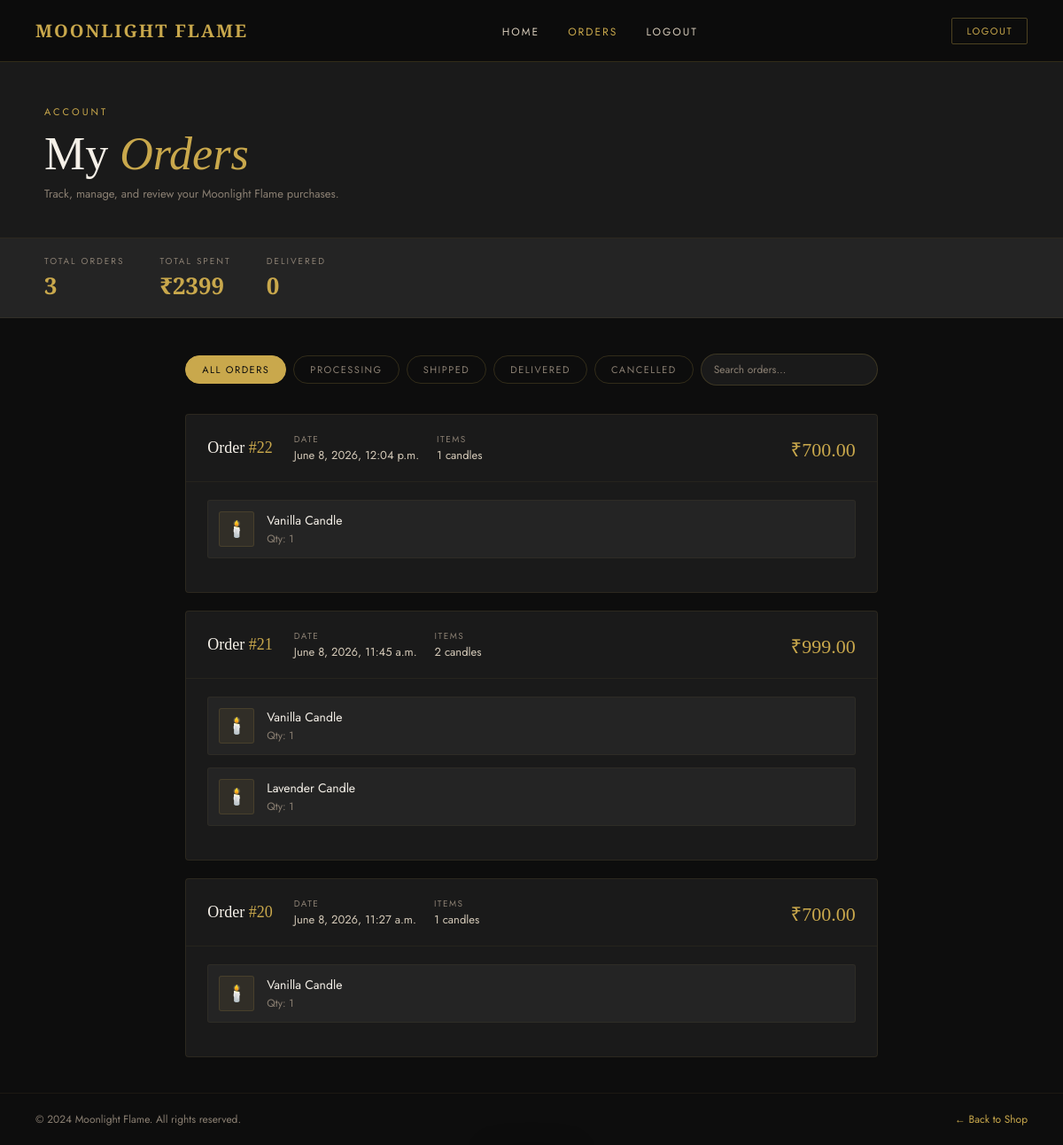
/orders/ (signed in), run on an earlier commit of the app's database.
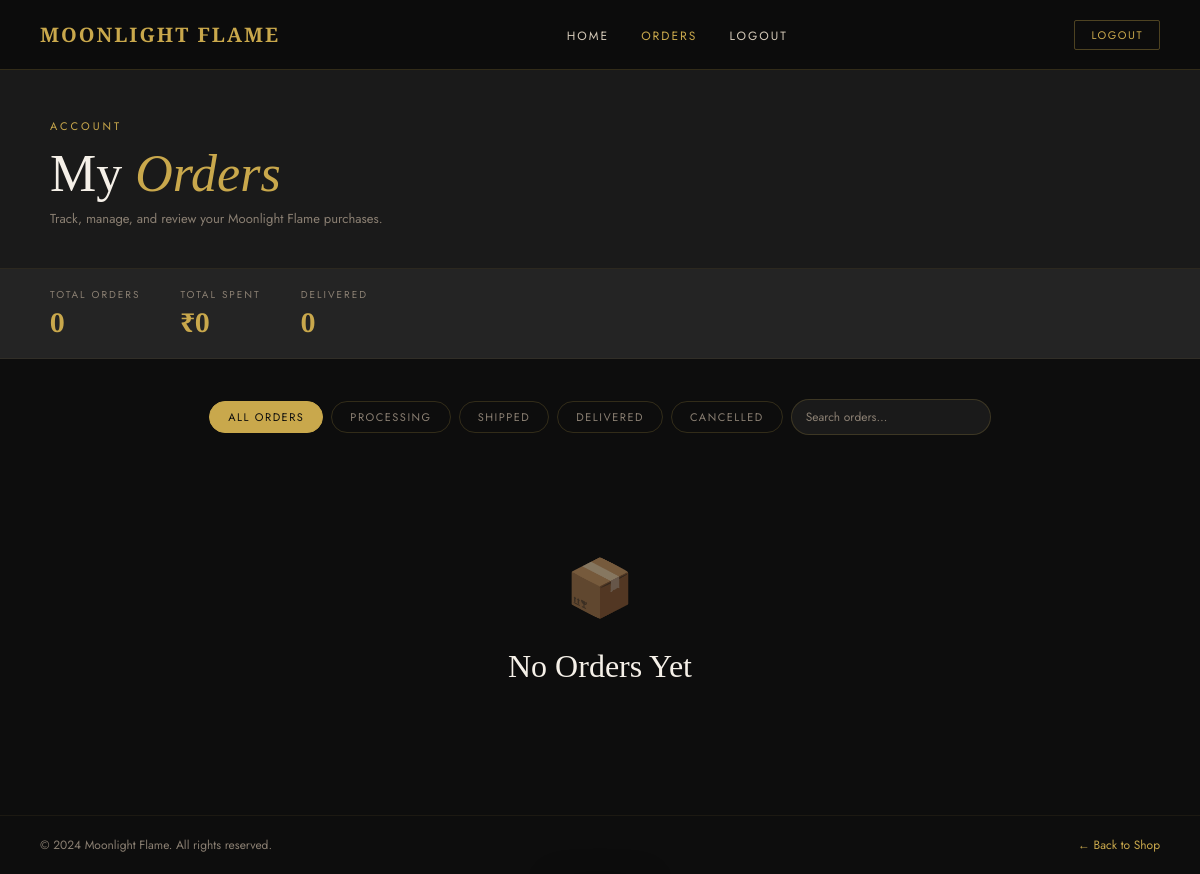
And on a later commit of the database.
### store/models.py (models this page shows, shortened)
class Order(models.Model):
    user = models.ForeignKey(User, on_delete=models.CASCADE)
    created_at = models.DateTimeField(auto_now_add=True)
    total_price = models.DecimalField(max_digits=10, decimal_places=2, default=0)

class OrderItem(models.Model):
    order = models.ForeignKey(Order, on_delete=models.CASCADE)
    candle = models.ForeignKey(Candle, on_delete=models.CASCADE)
    quantity = models.IntegerField(default=1)

class Candle(models.Model):
    name = models.CharField(max_length=200)
    description = models.TextField()
    price = models.DecimalField(max_digits=10, decimal_places=2)
    stock = models.IntegerField(default=0)
    image = models.ImageField(upload_to='candles/')
    category = models.CharField(max_length=100, default="General")

### store/views.py (the view)
# urls.py: path('orders/', orders, name='orders'),
@login_required
def orders(request):
    user_orders = Order.objects.filter(
        user=request.user
    ).order_by('-created_at')
    total_spent = (
        user_orders.aggregate(
            Sum('total_price')
        )['total_price__sum']
        or 0
    )
    return render(
        request,
        'home/orders.html',
        {
            'orders': user_orders,
            'total_spent': total_spent
        }
    )

### Templates/home/orders.html (shortened to what this page needs)
<!DOCTYPE html>
<html lang="en">
<head>
</head>
<body>
<nav>
  <div class="nav-logo">
    <span class="nav-logo-text">Moonlight Flame</span>
  </div>
  <ul class="nav-links">
    <li><a href="{% url 'products' %}">Home</a></li>
    <li><a href="{% url 'orders' %}"class="active">Orders</a></li>
    <li><a href="{% url 'logout' %}">Logout</a></li>
  </ul>
  <button class="nav-logout" onclick="window.location.href='{% url 'logout' %}'">Logout</button>
</nav>
<div class="page-header">
  <div class="page-header-inner">
    <p class="page-eyebrow">Account</p>
    <h1 class="page-title">My <em>Orders</em></h1>
    <p class="page-sub">Track, manage, and review your Moonlight Flame purchases.</p>
  </div>
</div>
<div class="stats-strip">
  <div class="stats-inner">
    <div class="stat">
      <span class="stat-label">Total Orders</span>
      <span class="stat-value">
        {{ orders.count }}
    </span>
    </div>
    <div class="stat">
      <span class="stat-label">Total Spent</span>
      <span class="stat-value">
        ₹{{ total_spent }}
    </span>
    </div>
    <div class="stat">
      <span class="stat-label">Delivered</span>
      <span class="stat-value" id="statDelivered">0</span>
    </div>
  </div>
</div>
<div class="main">
  <div class="filter-bar">
    <button class="filter-tab active" onclick="filterOrders('all',this)">All Orders</button>
    <button class="filter-tab" onclick="filterOrders('Processing',this)">Processing</button>
    <button class="filter-tab" onclick="filterOrders('Shipped',this)">Shipped</button>
    <button class="filter-tab" onclick="filterOrders('Delivered',this)">Delivered</button>
    <button class="filter-tab" onclick="filterOrders('Cancelled',this)">Cancelled</button>
    <div class="filter-bar-right">
      <input class="search-mini" id="searchOrders" type="text" placeholder="Search orders…" oninput="searchOrdersFn(this.value)">
    </div>
  </div>
  <div class="orders-list">
{% for order in orders %}
<div class="order-card expanded">
    <div class="order-head">
        <div>
            <div class="order-id">
                Order <span>#{{ order.id }}</span>
            </div>
        </div>
        <div class="order-meta">
            <div class="order-meta-item">
                <span class="order-meta-label">Date</span>
                <span class="order-meta-value">
                    {{ order.created_at }}
                </span>
            </div>
            <div class="order-meta-item">
                <span class="order-meta-label">Items</span>
                <span class="order-meta-value">
                    {{ order.orderitem_set.count }} candles
                </span>
            </div>
        </div>
        <span class="order-total">
            ₹{{ order.total_price }}
        </span>
    </div>
    <div class="order-body">
        <div class="order-items">
            {% for item in order.orderitem_set.all %}
            <div class="order-item">
                <div class="order-item-icon">
                    🕯️
                </div>
                <div class="order-item-info">
                    <div class="order-item-name">
                        {{ item.candle.name }}
                    </div>
                    <div class="order-item-qty">
                        Qty: {{ item.quantity }}
                    </div>
                </div>
            </div>
            {% endfor %}
        </div>
    </div>
</div>
{% empty %}
<div class="empty-state">
    <div class="empty-icon">📦</div>
    <h2 class="empty-title">No Orders Yet</h2>
</div>
{% endfor %}
</div>
</div>
<div class="page-footer">
  <span>© 2024 Moonlight Flame. All rights reserved.</span>
  <a href="{% url 'products' %}"style="color:var(--gold)">← Back to Shop</a>
</div>
</body>
</html>

### Templates/home/orders.html (style rules this page uses)
* { margin:0;padding:0;box-sizing:border-box }
:root { --gold:#c9a84c;--gold-light:#e8d5a3; --dark:#0d0d0d;--dark2:#1a1a1a;--dark3:#242424; --cream:#f5f0e8; --red:#b91c1c; --text-light:#d4c9b8;--text-muted:#8a7f72; --green:#4ade80; --purple:#7c3aed; }
body { font-family:'Jost',sans-serif;background:var(--dark);color:var(--cream);min-height:100vh;display:flex;flex-direction:column }
a { color:inherit;text-decoration:none }
nav { position:sticky;top:0;z-index:100;background:rgba(13,13,13,0.97);backdrop-filter:blur(20px);border-bottom:1px solid rgba(201,168,76,0.2);padding:0 40px;display:flex;align-items:center;justify-content:space-between;height:70px }
.nav-logo-text { font-family:'Cormorant Garamond',serif;font-size:20px;font-weight:600;letter-spacing:2px;color:var(--gold);text-transform:uppercase }
.nav-links { display:flex;gap:32px;list-style:none }
.nav-links a { font-size:12px;letter-spacing:2px;text-transform:uppercase;color:var(--text-light);transition:color 0.3s }
.nav-links a:hover,.nav-links a.active { color:var(--gold) }
.nav-logout { background:none;border:1px solid rgba(201,168,76,0.35);color:var(--gold);padding:6px 16px;border-radius:2px;font-family:'Jost',sans-serif;font-size:11px;letter-spacing:1.5px;text-transform:uppercase;cursor:pointer;transition:all 0.2s }
.page-header { background:var(--dark2);border-bottom:1px solid rgba(201,168,76,0.1);padding:48px 40px 40px }
.page-header-inner { max-width:1100px;margin:0 auto }
.page-eyebrow { font-size:11px;letter-spacing:3px;text-transform:uppercase;color:var(--gold);margin-bottom:10px }
.page-title { font-family:'Cormorant Garamond',serif;font-size:clamp(32px,5vw,52px);font-weight:300;margin-bottom:6px }
.page-title em { color:var(--gold);font-style:italic }
.page-sub { font-size:13px;color:var(--text-muted) }
.stats-strip { background:var(--dark3);border-bottom:1px solid rgba(201,168,76,0.08);padding:18px 40px }
.stats-inner { max-width:1100px;margin:0 auto;display:flex;gap:40px;flex-wrap:wrap }
.stat { display:flex;flex-direction:column;gap:2px }
.stat-label { font-size:10px;letter-spacing:2px;text-transform:uppercase;color:var(--text-muted) }
.stat-value { font-family:'Cormorant Garamond',serif;font-size:26px;color:var(--gold);font-weight:600 }
.main { max-width:1100px;margin:0 auto;padding:40px }
.filter-bar { display:flex;gap:8px;margin-bottom:32px;flex-wrap:wrap;align-items:center }
.filter-tab { background:transparent;border:1px solid rgba(201,168,76,0.2);color:var(--text-muted);padding:7px 18px;border-radius:20px;font-family:'Jost',sans-serif;font-size:11px;letter-spacing:1.5px;text-transform:uppercase;cursor:pointer;transition:all 0.25s }
.filter-tab.active,.filter-tab:hover { background:var(--gold);color:var(--dark);border-color:var(--gold) }
.filter-bar-right { margin-left:auto }
.search-mini { background:var(--dark2);border:1px solid rgba(201,168,76,0.2);color:var(--cream);padding:8px 14px;border-radius:20px;font-family:'Jost',sans-serif;font-size:12px;outline:none;transition:border-color 0.2s;width:200px }
.search-mini::placeholder { color:var(--text-muted) }
.orders-list { display:flex;flex-direction:column;gap:20px }
.empty-state { text-align:center;padding:80px 20px }
.empty-icon { font-size:56px;margin-bottom:20px;opacity:0.5 }
.empty-title { font-family:'Cormorant Garamond',serif;font-size:32px;font-weight:300;margin-bottom:10px;color:var(--cream) }
.page-footer { margin-top:auto;border-top:1px solid rgba(201,168,76,0.08);padding:20px 40px;display:flex;align-items:center;justify-content:space-between;font-size:12px;color:var(--text-muted) }

What changed in the data, as far as the page shows it:
removed Order: id "22", created_at "June 8, 2026, 12:04 p.m.", orderitem_set.count "1", total_price "700.00"
removed OrderItem: candle.name "Vanilla Candle", quantity "1", shown under "22"
removed Order: id "21", created_at "June 8, 2026, 11:45 a.m.", orderitem_set.count "2", total_price "999.00"
removed OrderItem: candle.name "Vanilla Candle", quantity "1", shown under "21"
removed OrderItem: candle.name "Lavender Candle", quantity "1", shown under "21"
removed Order: id "20", created_at "June 8, 2026, 11:27 a.m.", orderitem_set.count "1", total_price "700.00"
removed OrderItem: candle.name "Vanilla Candle", quantity "1", shown under "20"
Also different on the page:
{{ orders.count }}: "3" → "0"
{{ total_spent }}: "2399" → "0"
text now shown: "📦 No Orders Yet"
